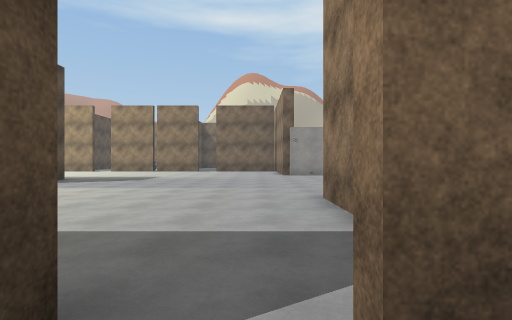
View 1 (above)

13 first-person views from a walk through a scene from a Unity 3-D project. The camera is 1.4 m above the floor, looks level and sees 85° across. The floor is counted in squares, 2 m on a side. Each view is taken from the middle of a square. On the plan, view 1 faces up. The plan holds only what a view shows up to about 9 squares ahead; the rest is blank. The place goes on beyond the plan. The player character is not drawn. Some animated figures are not drawn. Door leaves are left out, so doorways stand open. Some surface patterns are stand-ins.

View 2
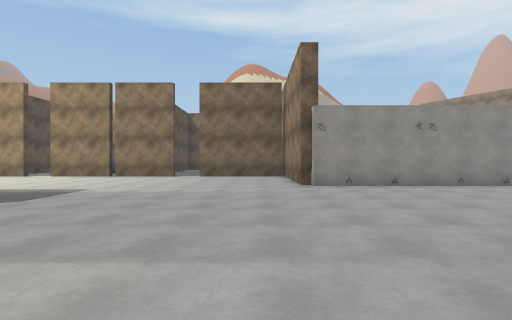

View 3
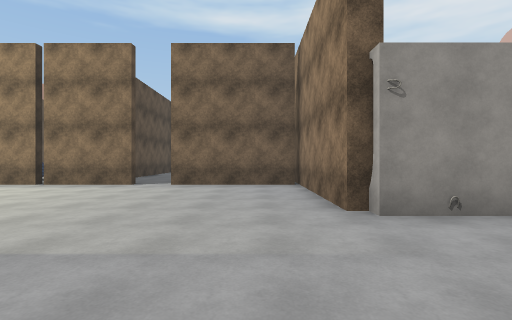

View 4
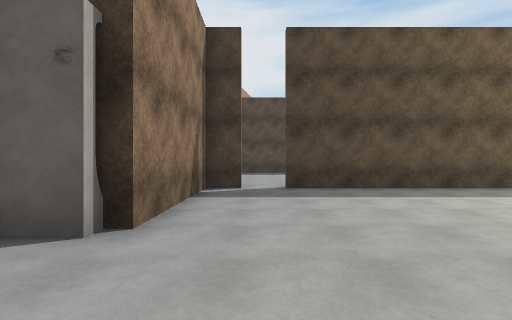

View 5
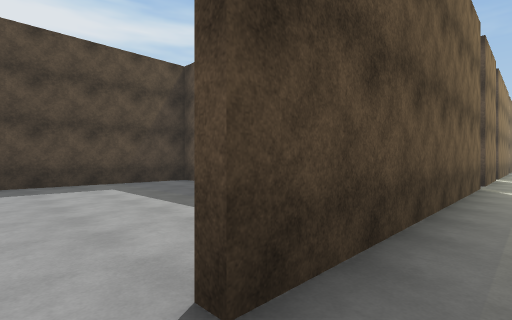

View 6
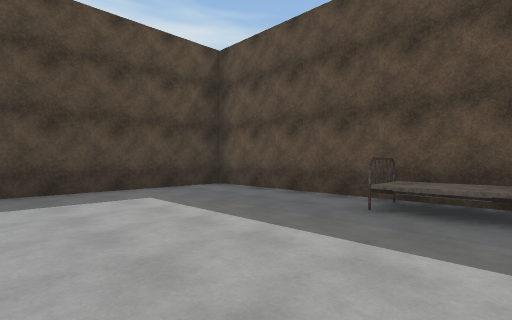

View 7
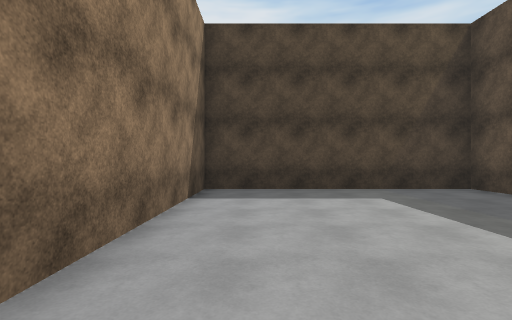

View 8
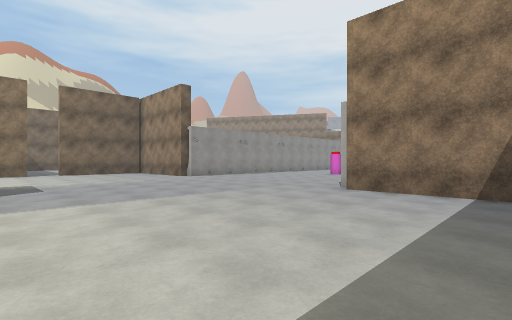

View 9
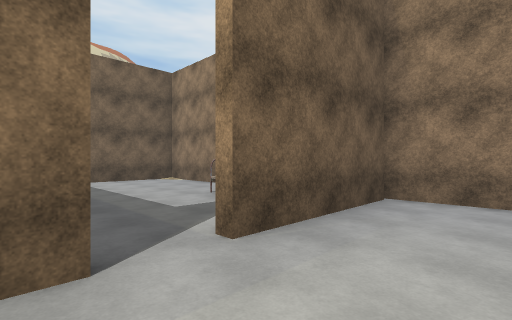

View 10
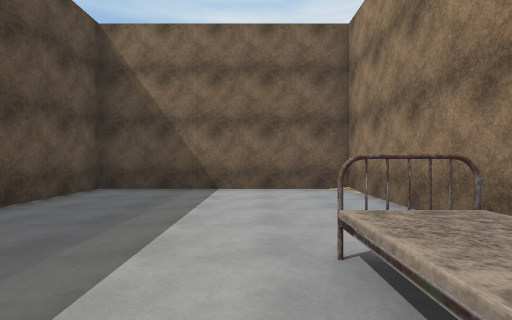

View 11
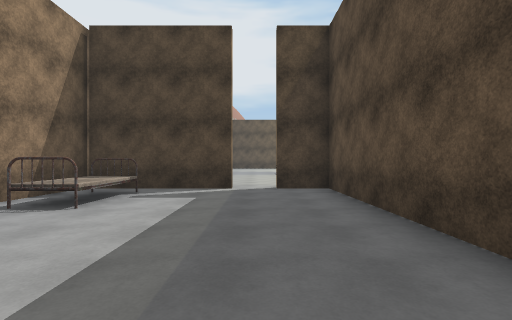

View 12
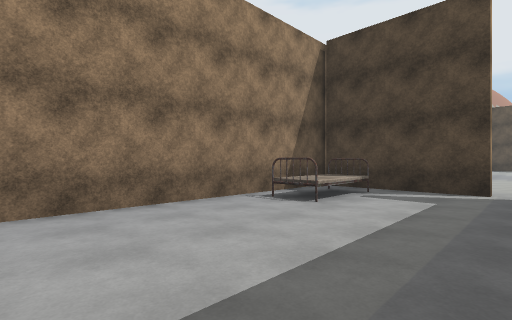

View 13
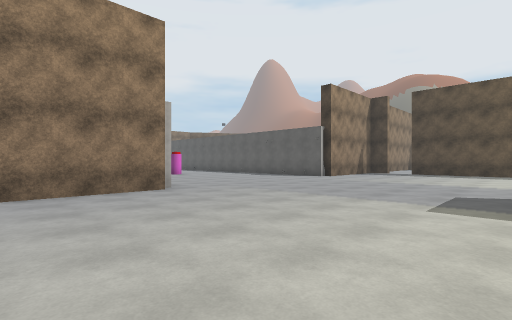

### Floor plan
Ten units are one square. View 1 is at (0, 0); x grows to the right and y downward. Boxes are objects, and circles mark ways between rooms. Rooms are numbered by the first view taken in them; rooms with no view inside come last. Other rooms are left out.
<svg viewBox="-60 -252 77 324">
<path fill="none" stroke="#000" d="M-52 1 -52 67 12 67 12 12M8 -8 2 -8M12 -128 12 -170M-35 -169 -55 -169M-55 -11 -8 -11M11 -169 -25 -169M12 -11 12 -52M-25 -171 11 -171M12 -170 12 -247 -48 -247 -48 -171 -35 -171"/>
<rect x="-45" y="-5" width="10" height="20" fill="#bbb"><title>bed</title></rect>
<rect x="-5" y="-205" width="10" height="30" fill="#bbb"><title>bed</title></rect>
<circle cx="0" cy="-10" r="3" fill="#2a7"/>
<circle cx="-30" cy="-170" r="3" fill="#2a7"/>
<text x="-20" y="30">1</text>
<text x="-30" y="-90">2</text>
<text x="-20" y="-210">3</text>
</svg>
Room 1 opens to room 2. Room 2 opens to room 3.

Where each view was taken, in squares from view 1:
view 1: 0 up, 0 right, facing up
view 2: 5 up, 0 right, facing up
view 3: 9 up, 0 right, facing up
view 4: 8 up, 0 right, facing down
view 5: 2 up, 0 right, facing down-left
view 6: 0 up, 0 right, facing down-left
view 7: 0 up, 0 right, facing down
view 8: 2 up, 5 left, facing up-right
view 9: 15 up, 4 left, facing up-right
view 10: 18 up, 1 left, facing up
view 11: 24 up, 3 left, facing down
view 12: 24 up, 3 left, facing down-right
view 13: 16 up, 5 left, facing down-right
